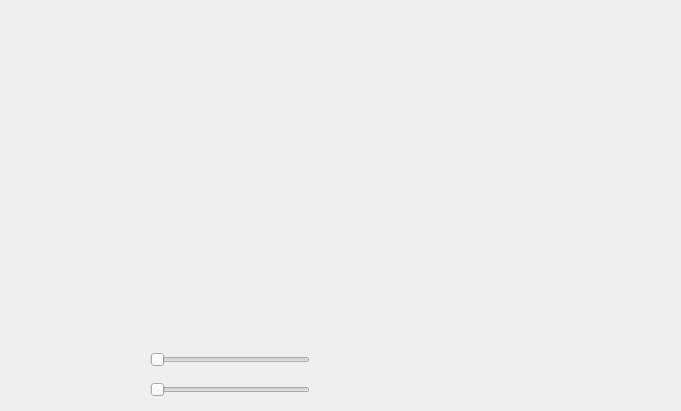
<?xml version="1.0" encoding="UTF-8"?>
<ui version="4.0">
 <class>Form</class>
 <widget class="QWidget" name="Form">
  <property name="geometry">
   <rect>
    <x>0</x>
    <y>0</y>
    <width>681</width>
    <height>411</height>
   </rect>
  </property>
  <property name="windowTitle">
   <string>Form</string>
  </property>
  <widget class="QLabel" name="Flower">
   <property name="geometry">
    <rect>
     <x>0</x>
     <y>0</y>
     <width>681</width>
     <height>411</height>
    </rect>
   </property>
   <property name="text">
    <string/>
   </property>
   <property name="pixmap">
    <pixmap>../../../../Work/HCARD/Images/FlowerGrowing/AnimationFlowers0001.png</pixmap>
   </property>
  </widget>
  <widget class="QLabel" name="Can">
   <property name="geometry">
    <rect>
     <x>0</x>
     <y>0</y>
     <width>681</width>
     <height>411</height>
    </rect>
   </property>
   <property name="text">
    <string/>
   </property>
   <property name="pixmap">
    <pixmap>../../../../Work/HCARD/Images/WateringCan/Can0001.png</pixmap>
   </property>
  </widget>
  <widget class="QLabel" name="Flower_small_1">
   <property name="geometry">
    <rect>
     <x>640</x>
     <y>10</y>
     <width>31</width>
     <height>30</height>
    </rect>
   </property>
   <property name="text">
    <string/>
   </property>
   <property name="pixmap">
    <pixmap>../../../../Work/HCARD/Images/Assets/FlowerSymbolOFFAsset 3.png</pixmap>
   </property>
  </widget>
  <widget class="QLabel" name="Home_button">
   <property name="geometry">
    <rect>
     <x>20</x>
     <y>360</y>
     <width>91</width>
     <height>41</height>
    </rect>
   </property>
   <property name="mouseTracking">
    <bool>true</bool>
   </property>
   <property name="text">
    <string/>
   </property>
   <property name="pixmap">
    <pixmap>../../../../Work/HCARD/Images/Assets/HomearrowleftAsset 3.png</pixmap>
   </property>
  </widget>
  <widget class="QSlider" name="horizontalSlider_2">
   <property name="geometry">
    <rect>
     <x>150</x>
     <y>380</y>
     <width>160</width>
     <height>19</height>
    </rect>
   </property>
   <property name="orientation">
    <enum>Qt::Horizontal</enum>
   </property>
  </widget>
  <widget class="QSlider" name="horizontalSlider">
   <property name="geometry">
    <rect>
     <x>150</x>
     <y>350</y>
     <width>160</width>
     <height>19</height>
    </rect>
   </property>
   <property name="orientation">
    <enum>Qt::Horizontal</enum>
   </property>
  </widget>
  <widget class="QLabel" name="Flower_small_2">
   <property name="geometry">
    <rect>
     <x>640</x>
     <y>50</y>
     <width>31</width>
     <height>30</height>
    </rect>
   </property>
   <property name="text">
    <string/>
   </property>
   <property name="pixmap">
    <pixmap>../../../../Work/HCARD/Images/Assets/FlowerSymbolOFFAsset 3.png</pixmap>
   </property>
  </widget>
  <widget class="QLabel" name="Flower_small_3">
   <property name="geometry">
    <rect>
     <x>640</x>
     <y>90</y>
     <width>31</width>
     <height>30</height>
    </rect>
   </property>
   <property name="text">
    <string/>
   </property>
   <property name="pixmap">
    <pixmap>../../../../Work/HCARD/Images/Assets/FlowerSymbolOFFAsset 3.png</pixmap>
   </property>
  </widget>
  <widget class="QLabel" name="Flower_small_4">
   <property name="geometry">
    <rect>
     <x>640</x>
     <y>130</y>
     <width>31</width>
     <height>30</height>
    </rect>
   </property>
   <property name="text">
    <string/>
   </property>
   <property name="pixmap">
    <pixmap>../../../../Work/HCARD/Images/Assets/FlowerSymbolOFFAsset 3.png</pixmap>
   </property>
  </widget>
  <widget class="QLabel" name="Flower_small_5">
   <property name="geometry">
    <rect>
     <x>640</x>
     <y>170</y>
     <width>31</width>
     <height>30</height>
    </rect>
   </property>
   <property name="text">
    <string/>
   </property>
   <property name="pixmap">
    <pixmap>../../../../Work/HCARD/Images/Assets/FlowerSymbolOFFAsset 3.png</pixmap>
   </property>
  </widget>
  <widget class="QLabel" name="Flower_small_6">
   <property name="geometry">
    <rect>
     <x>640</x>
     <y>210</y>
     <width>31</width>
     <height>30</height>
    </rect>
   </property>
   <property name="text">
    <string/>
   </property>
   <property name="pixmap">
    <pixmap>../../../../Work/HCARD/Images/Assets/FlowerSymbolOFFAsset 3.png</pixmap>
   </property>
  </widget>
  <widget class="QLabel" name="Flower_small_7">
   <property name="geometry">
    <rect>
     <x>640</x>
     <y>250</y>
     <width>31</width>
     <height>30</height>
    </rect>
   </property>
   <property name="text">
    <string/>
   </property>
   <property name="pixmap">
    <pixmap>../../../../Work/HCARD/Images/Assets/FlowerSymbolOFFAsset 3.png</pixmap>
   </property>
  </widget>
  <widget class="QLabel" name="Flower_small_8">
   <property name="geometry">
    <rect>
     <x>640</x>
     <y>290</y>
     <width>31</width>
     <height>30</height>
    </rect>
   </property>
   <property name="text">
    <string/>
   </property>
   <property name="pixmap">
    <pixmap>../../../../Work/HCARD/Images/Assets/FlowerSymbolOFFAsset 3.png</pixmap>
   </property>
  </widget>
  <widget class="QLabel" name="Flower_small_9">
   <property name="geometry">
    <rect>
     <x>640</x>
     <y>330</y>
     <width>31</width>
     <height>30</height>
    </rect>
   </property>
   <property name="text">
    <string/>
   </property>
   <property name="pixmap">
    <pixmap>../../../../Work/HCARD/Images/Assets/FlowerSymbolOFFAsset 3.png</pixmap>
   </property>
  </widget>
  <widget class="QLabel" name="Flower_small_10">
   <property name="geometry">
    <rect>
     <x>640</x>
     <y>370</y>
     <width>31</width>
     <height>30</height>
    </rect>
   </property>
   <property name="text">
    <string/>
   </property>
   <property name="pixmap">
    <pixmap>../../../../Work/HCARD/Images/Assets/FlowerSymbolOFFAsset 3.png</pixmap>
   </property>
  </widget>
  <widget class="QLabel" name="Flower_outline">
   <property name="geometry">
    <rect>
     <x>0</x>
     <y>0</y>
     <width>681</width>
     <height>411</height>
    </rect>
   </property>
   <property name="text">
    <string/>
   </property>
   <property name="pixmap">
    <pixmap>../../../../Work/HCARD/Images/Assets/FlowerOutline.png</pixmap>
   </property>
  </widget>
  <zorder>Flower_outline</zorder>
  <zorder>Flower</zorder>
  <zorder>Can</zorder>
  <zorder>Flower_small_1</zorder>
  <zorder>Home_button</zorder>
  <zorder>horizontalSlider_2</zorder>
  <zorder>horizontalSlider</zorder>
  <zorder>Flower_small_2</zorder>
  <zorder>Flower_small_3</zorder>
  <zorder>Flower_small_4</zorder>
  <zorder>Flower_small_5</zorder>
  <zorder>Flower_small_6</zorder>
  <zorder>Flower_small_7</zorder>
  <zorder>Flower_small_8</zorder>
  <zorder>Flower_small_9</zorder>
  <zorder>Flower_small_10</zorder>
 </widget>
 <resources/>
 <connections/>
</ui>
